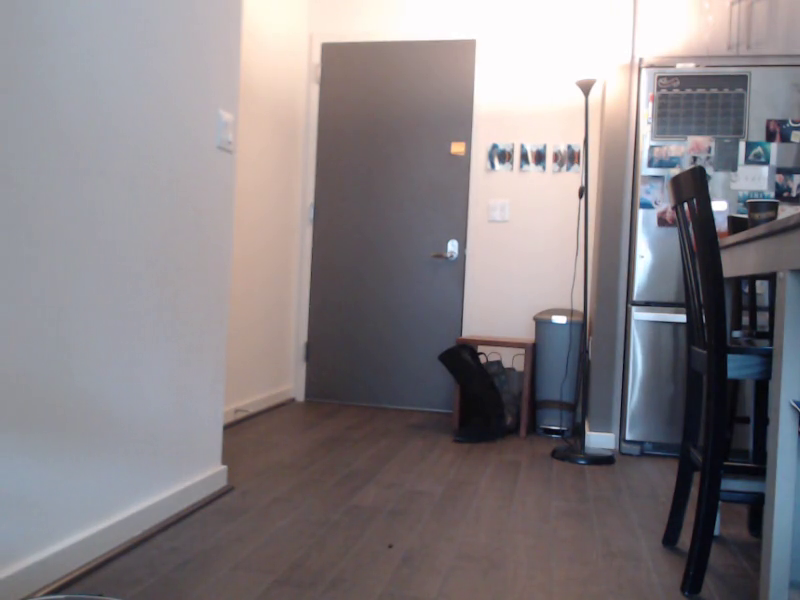
#> input picture frame 42 of test.mp4, 800 x 600 px, given in place of the camera
$ jupyter execute --allow-errors silhouette-cv.ipynb   (older library calls are emulated)   (text cells are left out)
#> lines starting #> are read from the running program, lines starting #| are printed output that depends on the picture
#> further down, frame is the input picture: shape (600, 800, 3); mean B, G, R 131.9, 128.3, 134
#> `frame = frame[:, ::-1, :]`:
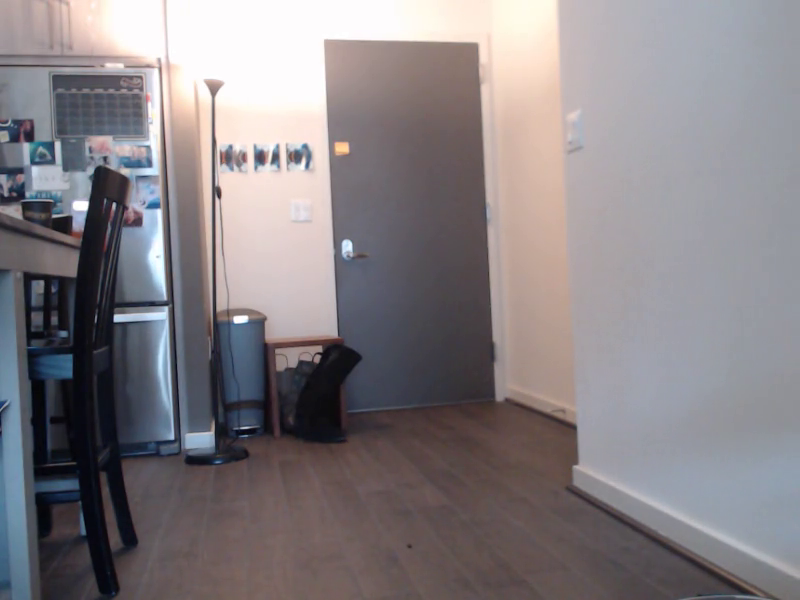
#> frame: shape (600, 800, 3); mean B, G, R 131.9, 128.3, 134
#> `fgmask = 255 * (fgbg.apply(frame) > 0).astype(np.uint8)`: fgmask: shape (600, 800); every value is 255
#> `fgmask_gol = (imutils.resize(fgmask, width=width_gol, inter=cv.INTER_C..`: fgmask_gol: shape (240, 320) float32; every value is 1
[cell 1]
import os

import cv2 as cv
import imutils
import numpy as np

from imutils.video import FPS

[cell 2]
width_stream = 160
height_stream = 90

[cell 3]
width_display = 960
height_display = 540

# Plus some useful auxiliary stuff
aspect_ratio = height_display / width_display
screen_inverse = (1 / width_display, 1 / height_display)

[cell 4]
# Decay constant. Each frame, the fx field's values get multiplied
# by this
c_decay = 0.999
# Mask emission strength constant.
c_emit = 0.0002
# Sorta hard to describe overall intensity constant
c_viz = 20

[cell 5]
def cos1(x):
    return 0.5 * (np.cos(x) + 1)

def mod1(x):
    return ((x % 1) + 1) % 1

def sigmoid(x, c, m):
    return 1. / (1. + np.exp(-m * (x - c)))

[cell 6]
def visualize(field, mask, count_on, t):
    """

    """
    h = mod1(0.004 * t + 0.26 * field)
    s = np.maximum(0, 1 - 0.1 * count_on)
#     s = np.maximum(0, 1 - 0.1 * cv.GaussianBlur(count_on, (21, 21), 0))
    b = np.minimum(1, 0.6 * np.ones_like(s) + 0.025 * mask + 0.175 * count_on)
    hsb = (255 * np.stack((h, s, b), axis=-1)).astype(np.uint8)
    bgr = cv.cvtColor(hsb, cv.COLOR_HSV2BGR)
    return bgr

[cell 7]
# [42 lines of commented-out code are left out]

[cell 8]
width_gol = 320
height_gol = 180

[cell 9]
def life_step(X, born, stay):
    """Game of life step using generator expressions"""
    nbrs_count = sum(np.roll(np.roll(X, i, 0), j, 1)
                     for i in (-1, 0, 1) for j in (-1, 0, 1)
                     if (i != 0 or j != 0))[1:-1, 1:-1]
    out = np.isin(nbrs_count, born) | (X[1:-1, 1:-1] & np.isin(nbrs_count, stay))
    return out
#     return np.isin(nbrs_count, [3, 6]) | (X & np.isin(nbrs_count, [2, 3]))
#     return (nbrs_count == 3) | (X & (nbrs_count == 2))

def game_of_life(field, mask, ruleset):
    thresholds = ruleset['thresholds']
    born_rules = ruleset['born']
    stay_rules = ruleset['stay']
# [8 lines of commented-out code are left out]


    thresholds = [0] + thresholds + [1]

    for i, t in enumerate(thresholds[1:]):
        t0 = thresholds[i]
        update_region = (mask >= t0) & (mask <= t)
        field[1:-1, 1:-1][update_region] = \
            life_step(field, born_rules[i], stay_rules[i])[update_region]
#> this loop made 1 pass
#> pass 1, in life_step, `nbrs_count = sum(np.roll(np.roll(X, i, 0), j, 1) for i in (-1, 0, 1) f..`:
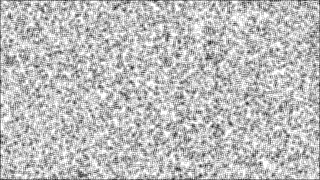
#> nbrs_count: shape (180, 320) int64; min 0, max 8, mean 5.97; drawn with min black and max white
#> pass 1, in life_step, `out = np.isin(nbrs_count, born) | (X[1:-1, 1:-1] & np.isin(nbrs_count,..`:
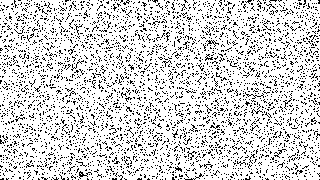
#> out: shape (180, 320) bool; 83.4% white; black in thin lines or dots
#> after the loop:
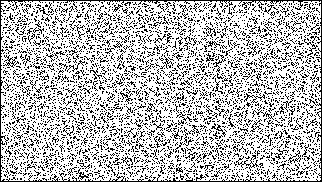
#> field: shape (182, 322) bool; 73.8% white; black in thin lines or dots
#> `save_dir = 'masks'`: save_dir = 'masks'
    return field

def visualize_gol(field, field_history, t, mask):
    h = (((2 * t) % 256) * np.ones_like(field)).astype(np.uint8)
    s = np.zeros_like(field).astype(np.float32)
#     s = (240 * np.ones_like(field)).astype(np.float32)
    s[field] = np.divide(
        230,
        np.maximum(1, 0.1 * field_history[field]))
    s = s.astype(np.uint8)
    b = (255 * field).astype(np.float)
    b[1:-1, 1:-1] = np.minimum(255, b[1:-1, 1:-1] + 10 * mask)
    b = b.astype(np.uint8)
    hsb = np.stack((h, s, b), axis=-1).astype(np.uint8)
    bgr = cv.cvtColor(hsb, cv.COLOR_HSV2BGR)
    bgr_out= imutils.resize(bgr, width=width_display)
#     bgr = (245 * big_field).astype(np.uint8)
    return bgr_out[1:-1, 1:-1]

[cell 10]
cap = cv.VideoCapture(0)
cap.set(3, width_stream)
cap.set(4, height_stream)

fgbg = cv.createBackgroundSubtractorKNN(100, 100, True)

field = np.zeros((height_gol + 2, width_gol + 2), dtype=np.bool)
field[1:-1, 1:-1] = np.random.random((height_gol, width_gol)) < 0.75
field_history = np.zeros_like(field).astype(np.int)
memory = np.zeros((height_gol, width_gol), dtype=np.float32)

# ruleset_blackmaze = {
#     'thresholds': [0.2, 0.7],
#     'born': [[3], [3], [5]],
#     'stay': [[1,2,3,4], [2, 3], [2,3]]}


ruleset = {
    'thresholds': [0.01, 0.7],
    'born': [[4, 7], [3], [3]],
    'stay': [[3, 5, 6, 7, 8], [2, 3], [1,2,3,4]]}
# [5 lines of commented-out code are left out]

fps = FPS().start()

t = 0
#> (the rest of this cell did not finish here and is left out)

[cell 11]
def background_subtraction_mosaic(
    video_file,
    save_file,
    subtractors,
    median_blur_size,
    gaussian_blur_size,
    scale,
    spacing,
    show_current_frame=False):
    """Run a background subtraction configuration on a source
    video file. Save the output to another video.
    """
#> called with video_file = 'test.mp4', save_file = 'masks/mosaic1013.mp4', median_blur_size = 11, gaussian_blur_size = 5, scale = 0.37, spacing = 2, show_current_frame = True
    # Create a VideoCapture from a video file
    cap = cv.VideoCapture(video_file)
    # Get video file attributes for creating the output video
    n_frames = int(cap.get(cv.CAP_PROP_FRAME_COUNT))
    width = int(cap.get(cv.CAP_PROP_FRAME_WIDTH))
    height = int(cap.get(cv.CAP_PROP_FRAME_HEIGHT))
    fps = int(cap.get(cv.CAP_PROP_FPS))

    # Codec for the VideoWriter
    fourcc = cv.VideoWriter_fourcc(*'X264')
    # Create a VideoWriter
    w_each = int(scale * width)
    h_each = int(scale * height)
    ncols = len(subtractors) + 1
    nrows = max([len(s) for s in subtractors])
    w = w_each * ncols + spacing * (ncols - 1)
    h = h_each * nrows + spacing * (nrows - 1)
    vid_out_size = (w, h)
    vid_out = cv.VideoWriter(
        save_file,
        fourcc,
        fps,
        vid_out_size,
        True)

    # background is off-white
    frame_out = 235 * np.ones((h, w, 3)).astype(np.uint8)
    for _ in range(n_frames):
        ret, frame = cap.read()
        if show_current_frame:
            cv.imshow('frame', frame)
            cv.waitKey(1)
        fresized = imutils.resize(frame, height=h_each, width=w_each)
        frame_out[:h_each, :w_each, :] = fresized
        for x, col in enumerate(subtractors):
            x0 = (x + 1) * (w_each + spacing)
            x1 = x0 + w_each
            for y, subtractor in enumerate(col):
                y0 = y * (h_each + spacing)
                y1 = y0 + h_each
                mask = subtractor.apply(frame)
                if median_blur_size > 0:
                    mask = cv.medianBlur(mask, median_blur_size)
                if gaussian_blur_size > 0:
                    shape = (gaussian_blur_size, gaussian_blur_size)
                    mask = cv.GaussianBlur(mask, shape, 0)

                mresized = imutils.resize(
                    mask,
                    height=h_each,
                    width=w_each)
                frame_out[y0:y1, x0:x1, :] = np.stack(
                    [mresized]*3,
                    axis=-1)
        vid_out.write(frame_out)
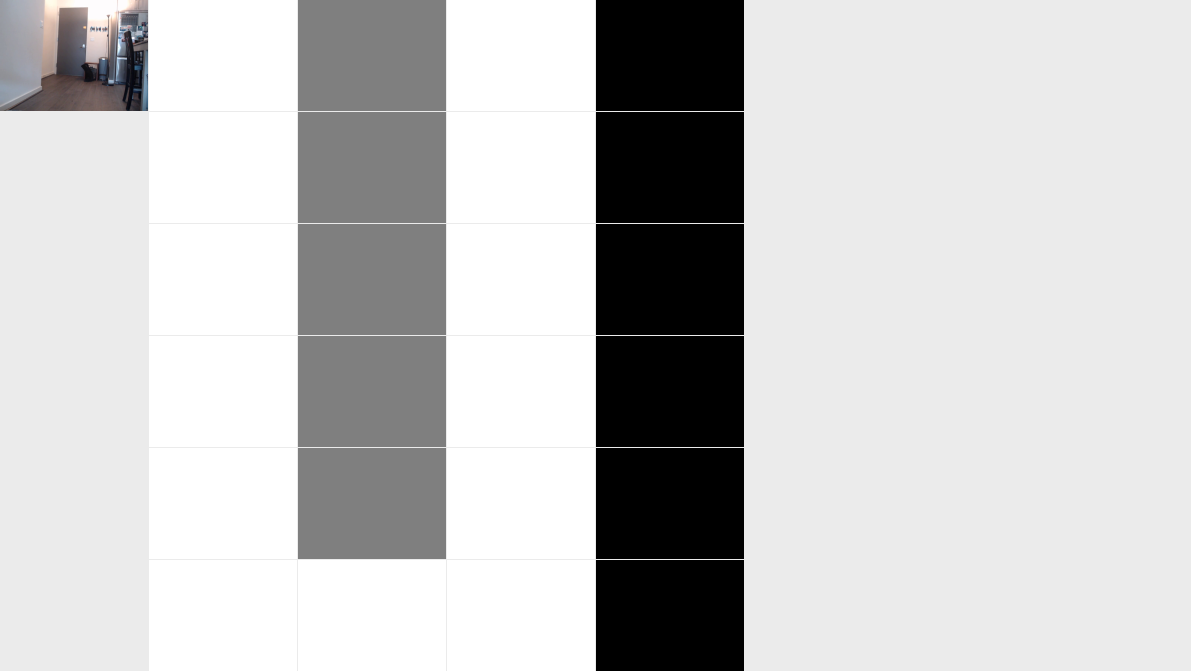
#> frame_out: shape (1342, 2382, 3) (shown at 1/2 size); mean B, G, R 198.1, 198.1, 198.2
#> mask: shape (600, 800); every value is 0

    cap.release()
    vid_out.release()
    cv.destroyAllWindows()
    pass

[cell 12]
save_dir = 'masks'
os.makedirs(save_dir, exist_ok=True)

median_value = 11
gaussian_value = 5

subtractors = [
    [
        cv.createBackgroundSubtractorKNN(500, 400, True),
        cv.createBackgroundSubtractorKNN(200, 400, True),
        cv.createBackgroundSubtractorKNN(200, 1000, True),
        cv.createBackgroundSubtractorKNN(500, 200, True),
        cv.createBackgroundSubtractorKNN(500, 1000, True),
        cv.createBackgroundSubtractorKNN(500, 400, False)
    ],

    [
        cv.createBackgroundSubtractorMOG2(500, 16, True),
        cv.createBackgroundSubtractorMOG2(200, 16, True),
        cv.createBackgroundSubtractorMOG2(200, 32, True),
        cv.createBackgroundSubtractorMOG2(500, 10, True),
        cv.createBackgroundSubtractorMOG2(500, 32, True),
        cv.createBackgroundSubtractorMOG2(500, 16, False)
    ],

    [
        cv.bgsegm.createBackgroundSubtractorCNT(15, True, 900),
        cv.bgsegm.createBackgroundSubtractorCNT(15, True, 400),
        cv.bgsegm.createBackgroundSubtractorCNT(5, True, 900),
        cv.bgsegm.createBackgroundSubtractorCNT(45, True, 900),
        cv.bgsegm.createBackgroundSubtractorCNT(5, True, 400),
        cv.bgsegm.createBackgroundSubtractorCNT(45, True, 400)
    ],

    [
        cv.bgsegm.createBackgroundSubtractorGMG(45, 0.8),
        cv.bgsegm.createBackgroundSubtractorGMG(45, 0.9),
        cv.bgsegm.createBackgroundSubtractorGMG(45, 0.95),
        cv.bgsegm.createBackgroundSubtractorGMG(45, 0.7),
        cv.bgsegm.createBackgroundSubtractorGMG(45, 0.6),
        cv.bgsegm.createBackgroundSubtractorGMG(20, 0.8)
    ],

    [
        cv.bgsegm.createBackgroundSubtractorGSOC(replaceRate=0.003, propagationRate=0.01),
        cv.bgsegm.createBackgroundSubtractorGSOC(replaceRate=0.003, propagationRate=0.025),
        cv.bgsegm.createBackgroundSubtractorGSOC(replaceRate=0.006, propagationRate=0.01),
        cv.bgsegm.createBackgroundSubtractorGSOC(replaceRate=0.0015, propagationRate=0.01),
        cv.bgsegm.createBackgroundSubtractorGSOC(replaceRate=0.006, propagationRate=0.025),
        cv.bgsegm.createBackgroundSubtractorGSOC(replaceRate=0.0015, propagationRate=0.025)
    ],

    [
        cv.bgsegm.createBackgroundSubtractorLSBP(noiseRemovalThresholdFacBG=0.0004, noiseRemovalThresholdFacFG=0.0008),
        cv.bgsegm.createBackgroundSubtractorLSBP(noiseRemovalThresholdFacBG=0.0004, noiseRemovalThresholdFacFG=0.00016),
        cv.bgsegm.createBackgroundSubtractorLSBP(noiseRemovalThresholdFacBG=0.0002, noiseRemovalThresholdFacFG=0.0004),
        cv.bgsegm.createBackgroundSubtractorLSBP(noiseRemovalThresholdFacBG=0.0008, noiseRemovalThresholdFacFG=0.0004),
        cv.bgsegm.createBackgroundSubtractorLSBP(noiseRemovalThresholdFacBG=0.0002, noiseRemovalThresholdFacFG=0.0016),
        cv.bgsegm.createBackgroundSubtractorLSBP(noiseRemovalThresholdFacBG=0.0008, noiseRemovalThresholdFacFG=0.0016)
    ],

    [
        cv.bgsegm.createBackgroundSubtractorMOG(200, 5, 0.7),
        cv.bgsegm.createBackgroundSubtractorMOG(200, 3, 0.7),
        cv.bgsegm.createBackgroundSubtractorMOG(200, 7, 0.7),
        cv.bgsegm.createBackgroundSubtractorMOG(200, 5, 0.55),
        cv.bgsegm.createBackgroundSubtractorMOG(200, 5, 0.85),
        cv.bgsegm.createBackgroundSubtractorMOG(200, 7, 0.85)
    ]
]

#> (the rest of this cell did not finish here and is left out)

$ run again, starting later in the video
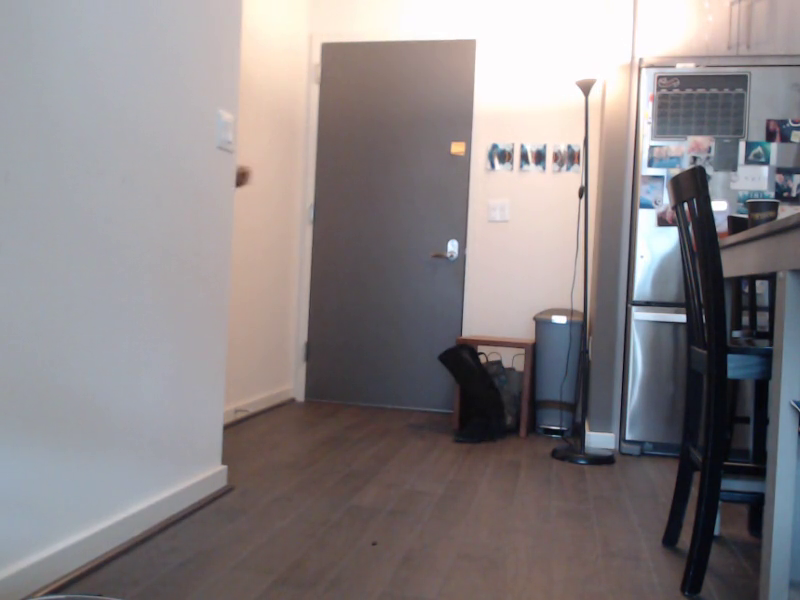
#> input picture frame 192 of test.mp4, 800 x 600 px, given in place of the camera
#> frame is the input picture: shape (600, 800, 3); mean B, G, R 133.4, 131.5, 137.4
#> `frame = frame[:, ::-1, :]`:
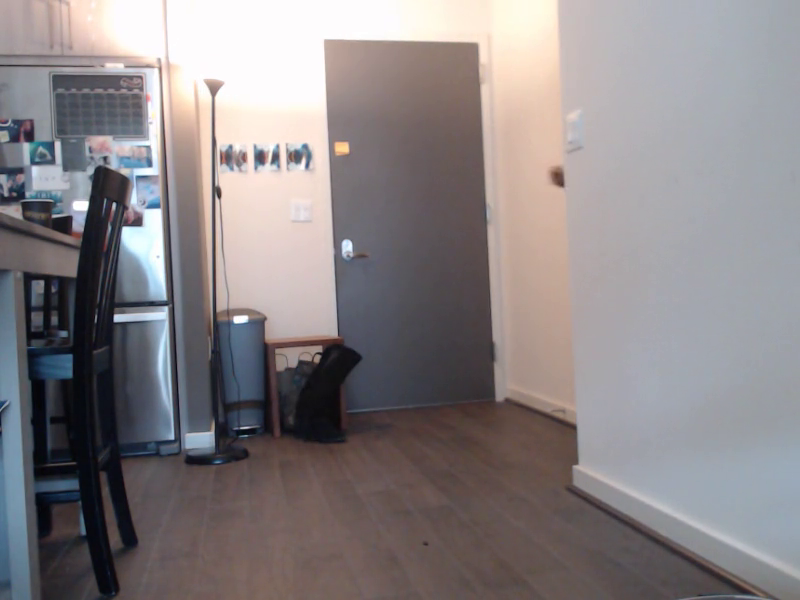
#> frame: shape (600, 800, 3); mean B, G, R 133.4, 131.5, 137.4
#> fgmask: shape (600, 800); every value is 255
#> fgmask_gol: shape (240, 320) float32; every value is 1
#> save_dir = 'masks'

$ run again, starting later in the video
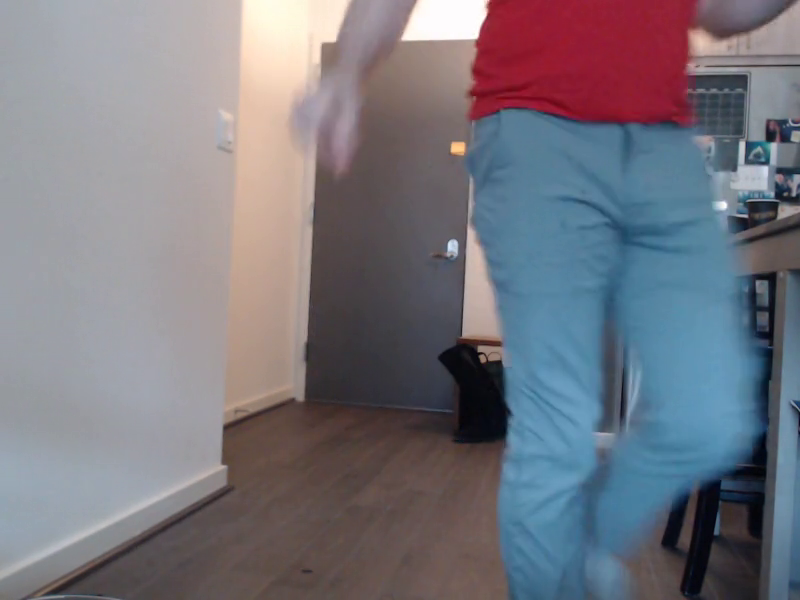
#> input picture frame 341 of test.mp4, 800 x 600 px, given in place of the camera
#> frame is the input picture: shape (600, 800, 3); mean B, G, R 126.6, 118.2, 119.6
#> `frame = frame[:, ::-1, :]`:
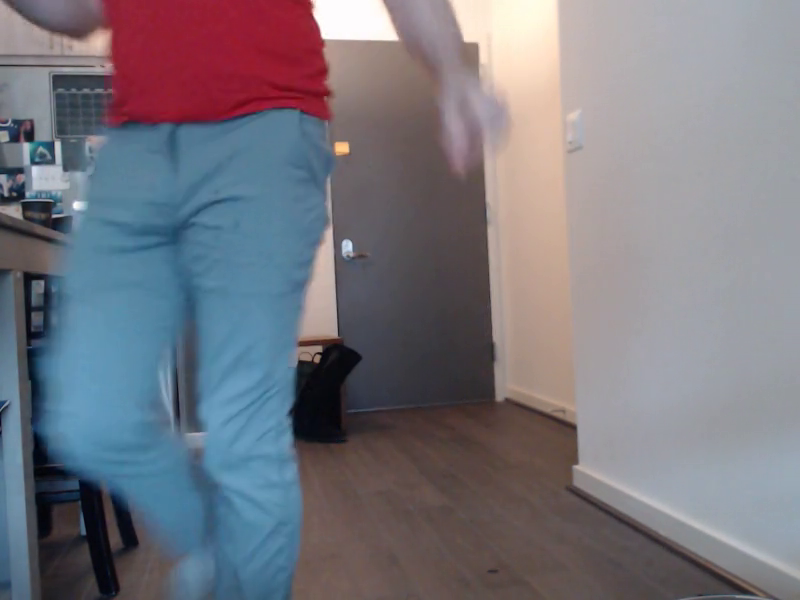
#> frame: shape (600, 800, 3); mean B, G, R 126.6, 118.2, 119.6
#> fgmask: shape (600, 800); every value is 255
#> fgmask_gol: shape (240, 320) float32; every value is 1
#> save_dir = 'masks'
#> after the loop in background_subtraction_mosaic, `for _ in range(n_frames):`:
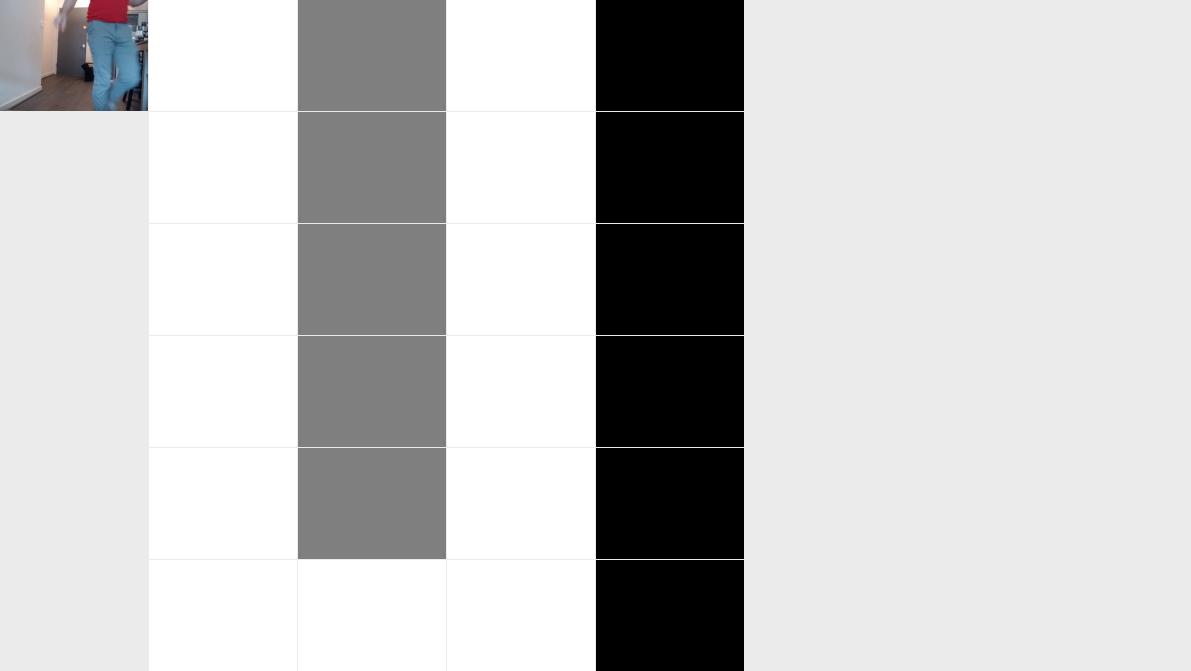
#> frame_out: shape (1342, 2382, 3) (shown at 1/2 size); mean B, G, R 198, 197.9, 197.9
